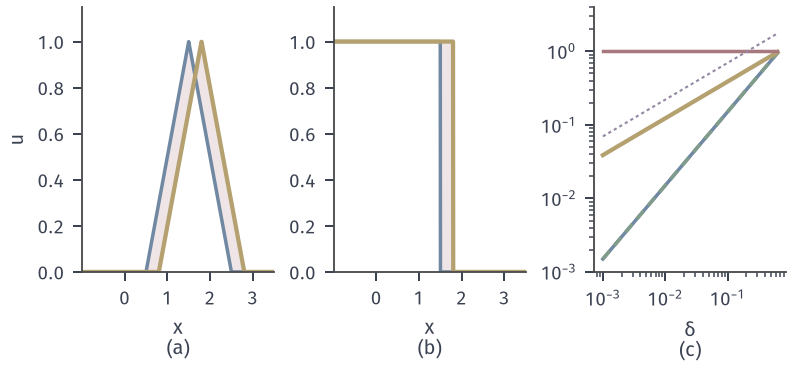

Here is the Python script that generated this plot:
# Target: shifted velocity v=1 vs v=1+delta: smooth tent vs step data; sup and L^p errors against delta.
from pathlib import Path
import sys
sys.path.insert(0, str(Path(__file__).resolve().parents[1]/'transp-common'))
from transp_common import *
fig,(a,b,c)=figure(112,52,ncols=3)
t=1.5; d=.2; x=np.linspace(-1,3.5,2001); xq=np.linspace(-3,8,440001); dx=xq[1]-xq[0]
a.fill_between(x,tent(x-t,0),tent(x-t*(1+d),0),color=RED_FILL,lw=0)
a.plot(x,tent(x-t,0),color=BLUE,lw=1.4); a.plot(x,tent(x-t*(1+d),0),color=YELLOW,lw=1.7)
a.set_xlim(-1,3.5); a.set_ylim(0,1.15); a.set_xticks([0,1,2,3]); tail(a,'$x$','(a)','$u$')
H=lambda s:(s<0).astype(float)
b.fill_between(x,H(x-t),H(x-t*(1+d)),color=RED_FILL,lw=0,step='mid')
b.plot(x,H(x-t),color=BLUE,lw=1.4); b.plot(x,H(x-t*(1+d)),color=YELLOW,lw=1.7)
b.set_xlim(-1,3.5); b.set_ylim(0,1.15); b.set_xticks([0,1,2,3]); tail(b,'$x$','(b)')
ds=np.logspace(-3,-.2,12)
sup_t=[np.max(np.abs(tent(xq-t,0)-tent(xq-t*(1+s),0))) for s in ds]
sup_s=[np.max(np.abs(H(xq-t)-H(xq-t*(1+s)))) for s in ds]
l1_s=[np.abs(H(xq-t)-H(xq-t*(1+s))).sum()*dx for s in ds]
l2_s=[np.sqrt(((H(xq-t)-H(xq-t*(1+s)))**2).sum()*dx) for s in ds]
c.loglog(ds,sup_t,color=BLUE,lw=1.4); c.loglog(ds,l1_s,color=GREEN,lw=1.4,ls=(0,(3,2))); c.loglog(ds,l2_s,color=YELLOW,lw=1.7); c.loglog(ds,sup_s,color=RED,lw=1.4)
c.loglog(ds,2.2*ds**.5,color=PURPLE,lw=.85,ls=(0,(1.5,1.5)))
c.set_ylim(1e-3,4); tail(c,'$\\delta$','(c)')
print(sup_t[0],1.5e-3,l1_s[0],l2_s[0],np.sqrt(1.5e-3))
save(fig,Path(__file__).resolve().parent,'figure',{'t':1.5})
